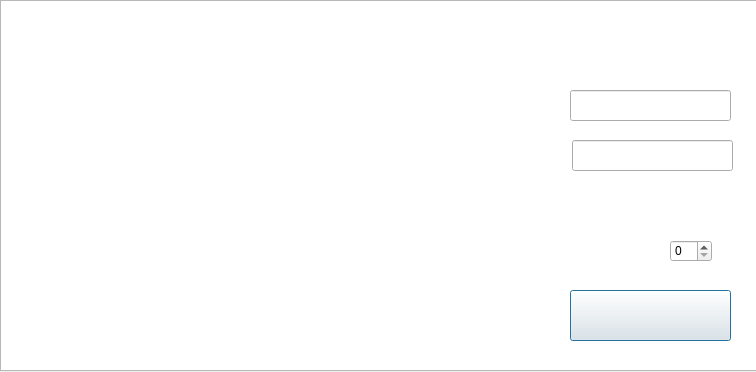
<?xml version="1.0" encoding="UTF-8"?>
<ui version="4.0">
 <class>NewGame</class>
 <widget class="QDialog" name="NewGame">
  <property name="geometry">
   <rect>
    <x>0</x>
    <y>0</y>
    <width>756</width>
    <height>372</height>
   </rect>
  </property>
  <property name="windowTitle">
   <string>Dialog</string>
  </property>
  <widget class="QGraphicsView" name="graphicsView">
   <property name="geometry">
    <rect>
     <x>0</x>
     <y>0</y>
     <width>761</width>
     <height>371</height>
    </rect>
   </property>
   <property name="styleSheet">
    <string notr="true">border-image: url(:/imagenes/intro.png);</string>
   </property>
  </widget>
  <widget class="QLabel" name="label">
   <property name="geometry">
    <rect>
     <x>420</x>
     <y>80</y>
     <width>141</width>
     <height>51</height>
    </rect>
   </property>
   <property name="styleSheet">
    <string notr="true">border-image: url(:/imagenes/user.png);</string>
   </property>
   <property name="text">
    <string/>
   </property>
  </widget>
  <widget class="QLabel" name="label_2">
   <property name="geometry">
    <rect>
     <x>370</x>
     <y>140</y>
     <width>191</width>
     <height>41</height>
    </rect>
   </property>
   <property name="styleSheet">
    <string notr="true">border-image: url(:/imagenes/password.png);</string>
   </property>
   <property name="text">
    <string/>
   </property>
  </widget>
  <widget class="QLabel" name="label_3">
   <property name="geometry">
    <rect>
     <x>490</x>
     <y>240</y>
     <width>151</width>
     <height>31</height>
    </rect>
   </property>
   <property name="styleSheet">
    <string notr="true">border-image: url(:/imagenes/dificult.png);</string>
   </property>
   <property name="text">
    <string/>
   </property>
  </widget>
  <widget class="QLineEdit" name="lineEdit">
   <property name="geometry">
    <rect>
     <x>570</x>
     <y>90</y>
     <width>161</width>
     <height>31</height>
    </rect>
   </property>
  </widget>
  <widget class="QLineEdit" name="lineEdit_2">
   <property name="geometry">
    <rect>
     <x>572</x>
     <y>140</y>
     <width>161</width>
     <height>31</height>
    </rect>
   </property>
  </widget>
  <widget class="QSpinBox" name="spinBox">
   <property name="geometry">
    <rect>
     <x>670</x>
     <y>240</y>
     <width>42</width>
     <height>22</height>
    </rect>
   </property>
  </widget>
  <widget class="QPushButton" name="pushButton">
   <property name="geometry">
    <rect>
     <x>570</x>
     <y>290</y>
     <width>161</width>
     <height>51</height>
    </rect>
   </property>
   <property name="styleSheet">
    <string notr="true">border-image: url(:/imagenes/done.png);</string>
   </property>
   <property name="text">
    <string/>
   </property>
  </widget>
 </widget>
 <resources/>
 <connections/>
</ui>
